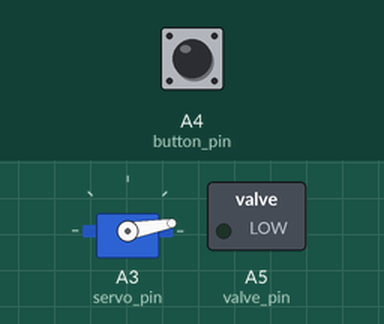
Recording of a program running on a simulated Arduino Nano, built with avr-gcc and run on an emulated ATmega328P. On the bench: servo, switched loads named in the program (green lamp = pin HIGH). Dashed ring = blinking. The inputs (shaded band) are chosen by the test bench; at power-on: A4 (button_pin) HIGH.

Above: at 1.2 s.
1.3 s: A4 (button_pin) pulled LOW for 0.15 s
At 1.48 s:
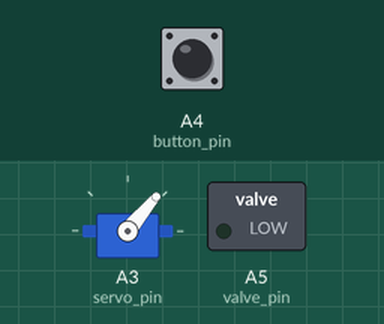
3.1 s: A4 (button_pin) pulled LOW for 3.2 s
At 3.28 s:
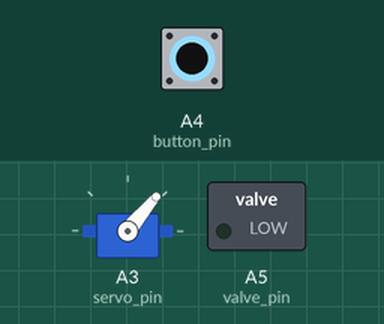
Timing chart, 0 to 7.9 s (numbered marks = the images above; inputs shaded):
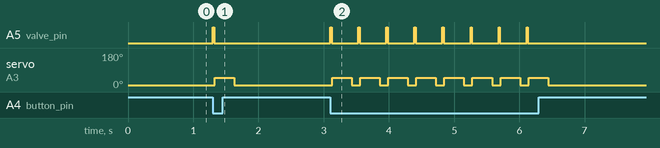

Measured:
- after the input at 1.3 s, A5 (valve_pin): LOW → HIGH at once, → LOW 0.02 s later; servo on A3 (servo_pin): 10° → 50° at once, → 10° 0.30 s later
- after the input at 3.1 s, A5 (valve_pin): alternates HIGH for 0.02 s and LOW for 0.41 s, 16 changes in all, then stays LOW, starting at once; servo on A3 (servo_pin): alternates 50° for 0.30 s and 10° for 0.13 s, 16 changes in all, then stays 10°, starting at once

The program:

main.cpp
```cpp
#include <Arduino.h>
#include <Servo.h>

Servo servo;

int button_pin = A4;
int servo_pin = A3;
int valve_pin = A5; // клапан

void setup()
{
    // pinMode(LED_BUILTIN, OUTPUT);
    servo.attach(servo_pin);
    Serial.begin(9600);
    pinMode(button_pin, INPUT_PULLUP);
    pinMode(valve_pin, OUTPUT);

    servo.write(10);
}

void loop()
{
    // for (uint8_t pos = 0; pos <= 180; pos += 1)
    // {
    //     servo.write(pos);
    //     delay(15);
    // }
    // for (uint8_t pos = 180; pos >= 0; pos -= 1)
    // {
    //     servo.write(pos);
    //     delay(15);
    // }
    if (digitalRead(button_pin) == 0){
        // Выстрел
        digitalWrite(valve_pin, 1); // открыть клапан
        delay(20);           // жду открытие клапана
        digitalWrite(valve_pin, 0); // закрываю клапан
        delay(10);           // жду пока выйдет воздух

        // Перезарядка
        servo.write(50); // открыть затвор
        delay(300);      // подождать открытие затвора
        servo.write(10); // закрыть затвор
        delay(100);      // жду закрытие затвора

    }
}
```
